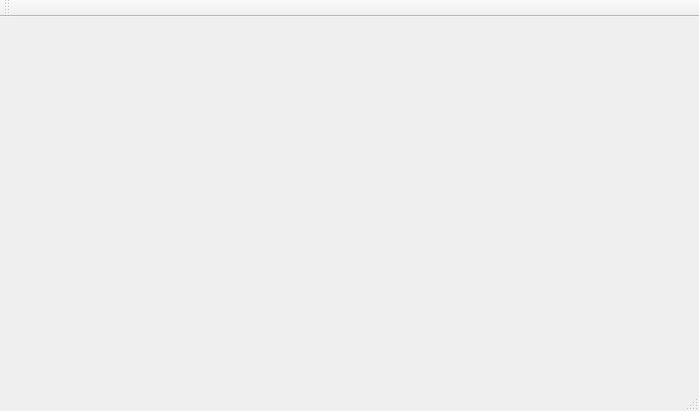
<?xml version="1.0" encoding="UTF-8"?>
<ui version="4.0">
 <class>MainWindow</class>
 <widget class="QMainWindow" name="MainWindow">
  <property name="geometry">
   <rect>
    <x>0</x>
    <y>0</y>
    <width>699</width>
    <height>411</height>
   </rect>
  </property>
  <property name="windowTitle">
   <string>MainWindow</string>
  </property>
  <widget class="QWidget" name="centralWidget"/>
  <widget class="QMenuBar" name="menuBar">
   <property name="geometry">
    <rect>
     <x>0</x>
     <y>0</y>
     <width>699</width>
     <height>22</height>
    </rect>
   </property>
  </widget>
  <widget class="QToolBar" name="mainToolBar">
   <attribute name="toolBarArea">
    <enum>TopToolBarArea</enum>
   </attribute>
   <attribute name="toolBarBreak">
    <bool>false</bool>
   </attribute>
  </widget>
  <widget class="QStatusBar" name="statusBar"/>
 </widget>
 <layoutdefault spacing="6" margin="11"/>
 <resources/>
 <connections/>
</ui>
